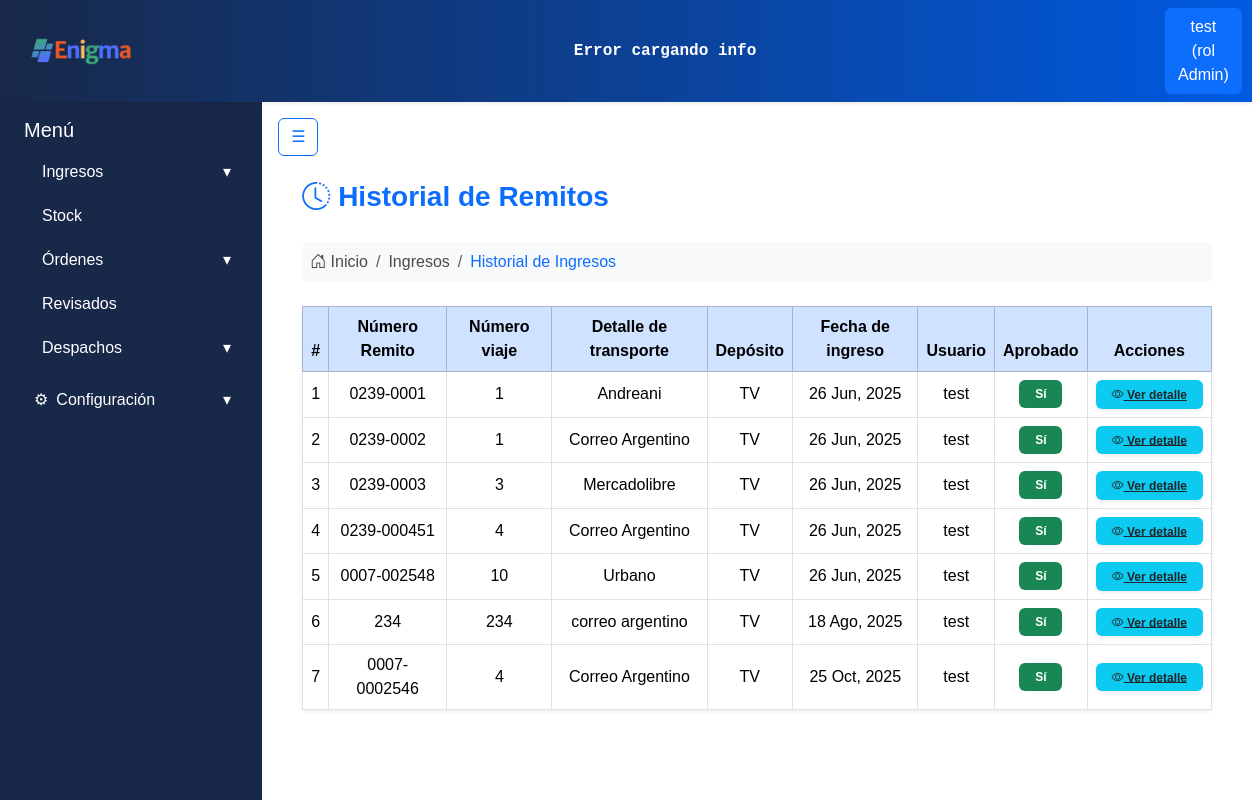
The app's page /ingresos/history/ (signed in) with its own data.
### apps/usuarios/models.py (models this page shows, shortened)
class Usuarios(AbstractBaseUser):
    username = models.CharField('Nombre de usuario', unique= True, max_length=60)
    email = models.EmailField('Correo electronico', max_length=254, unique= True)
    nombre = models.CharField(max_length=50)
    apellido = models.CharField(max_length=50)
    rol = models.ForeignKey(Roles, on_delete=models.CASCADE)
    activo = models.BooleanField(default=True)
    is_admin = models.BooleanField(default = False)
    is_superuser = models.BooleanField(default=False)
    is_staff = models.BooleanField(default=False)
    objects = UsuariosManager()
    USERNAME_FIELD = 'username'
    REQUIRED_FIELDS = ['nombre', 'apellido', 'email'] #campos necesarios para crear la cuenta por consola

class Roles(models.Model):
    id = models.AutoField(primary_key=True)
    nombre = models.CharField(max_length=50)
    def __str__(self):
        return self.nombre

### apps/ingresos/models.py (models this page shows, shortened)
class Remitos(ModeloBaseConUsuario):
    numero_remito = models.CharField(max_length=20)
    numero_viaje = models.IntegerField()
    detalle_transporte = models.CharField(max_length=30)
    deposito_id = models.ForeignKey('stock.Depositos', on_delete=models.PROTECT)
    fecha_ingreso = models.DateField(auto_now_add=True)
    aprobado = models.BooleanField(default=False)
    productos = models.ManyToManyField('Productos', through='RemitoProducto')

### apps/stock/models.py (models this page shows)
class Depositos(models.Model):
    id = models.AutoField(primary_key=True)
    nombre = models.CharField(max_length=50)
    def __str__(self):
        return self.nombre

### apps/ingresos/views.py (the view)
# urls.py: path('history/', login_required(ListarRemitosHistorialView.as_view()), name='ingresos_historial'),
class ListarRemitosHistorialView(LoginRequiredMixin, ListView):
    model = Remitos
    template_name = 'remitos/listar_historial.html'
    context_object_name = 'remitos'
    def get_queryset(self):
        return Remitos.objects.filter(aprobado=True)
    def get_context_data(self, **kwargs):
        context = super().get_context_data(**kwargs)
        context['show_navbar'] = True
        return context

### apps/ingresos/templates/remitos/listar_historial.html
{% extends "base.html" %}
{% block content %}
<div class="container-fluid px-4 mt-3">
    <div class="d-flex align-items-center mb-4">
        <i class="bi bi-clock-history fs-3 text-primary me-2"></i>
        <h3 class="fw-bold text-primary m-0">Historial de Remitos</h3>
    </div>
    <nav aria-label="breadcrumb" class="mb-4">
        <ol class="breadcrumb bg-light rounded p-2">
            <li class="breadcrumb-item">
                <i class="bi bi-house-door"></i> Inicio
            </li>
            <li class="breadcrumb-item">
                Ingresos
            </li>
            <li class="breadcrumb-item text-primary" aria-current="page">Historial de Ingresos</li>
        </ol>
    </nav>
    <div class="card shadow-sm border-0">
        <div class="card-body p-0">
            <table class="table table-bordered table-hover m-0 align-middle">
                <thead class="table-primary text-center">
                    <tr>
                        <th>#</th>
                        <th>Número Remito</th>
                        <th>Número viaje</th>
                        <th>Detalle de transporte</th>
                        <th>Depósito</th>
                        <th>Fecha de ingreso</th>
                        <th>Usuario</th>
                        <th>Aprobado</th>
                        <th>Acciones</th>
                    </tr>
                </thead>
                <tbody class="text-center">
                    {% for remito in remitos %}
                    <tr>
                        <td>{{ forloop.counter }}</td>
                        <td>{{ remito.numero_remito }}</td>
                        <td>{{ remito.numero_viaje }}</td>
                        <td>{{ remito.detalle_transporte }}</td>
                        <td>{{ remito.deposito_id }}</td>
                        <td>{{ remito.fecha_ingreso|date:"d M, Y" }}</td>
                        <td>{{ remito.usuario.nombre }}</td>
                        <td>
                            {% if remito.aprobado %}
                                <span class="badge bg-success px-3 py-2">Sí</span>
                            {% else %}
                                <span class="badge bg-secondary px-3 py-2">No</span>
                            {% endif %}
                        </td>
                        <td>
                            <a href="{% url 'ver_remito' remito.pk %}"
                               class="badge bg-info text-dark px-3 py-2 shadow-sm">
                               <i class="bi bi-eye"></i> Ver detalle
                            </a>
                        </td>
                    </tr>
                    {% empty %}
                    <tr>
                        <td colspan="9" class="text-muted py-4">No hay registros en el historial.</td>
                    </tr>
                    {% endfor %}
                </tbody>
            </table>
        </div>
    </div>
</div>
{% endblock %}

### templates/includes/header.html (shortened to what this page needs)
{% load static %}
<nav class="navbar navbar-expand-lg shadow-sm navbar-gradient">
  <div class="container-fluid">
    <a class="navbar-brand d-flex align-items-center" href="{% url 'core:dashboard' %}">
      <div class="card-header p-0 bg-transparent border-0">
        <img class="logo_form" src="{% static 'img/enigmaLogoNuevo.png' %}" alt="Enigma Logo">
      </div>
    </a>
    <div class="mx-auto text-center d-none d-lg-block">
        <div class="ticker-container text-white py-1 px-2 rounded">
            <div class="ticker" id="ticker-api">
            </div>
        </div>
    </div>
    <div class="d-flex ms-auto">
      {% if user.is_authenticated %}
        <div class="dropdown">
          <a class="btn btn-primary" href="#" role="button" id="dropdownUser" data-bs-toggle="dropdown" aria-expanded="false">
            {{ user.username }} (rol {{ user.rol }})
          </a>
        </div>
      {% else %}
        <a href="{% url 'usuarios:register' %}" class="btn btn-outline-primary me-2">Registrarse</a>
        <a href="{% url 'usuarios:login' %}" class="btn btn-outline-success">Login</a>
      {% endif %}
    </div>
  </div>
</nav>

### static/css/style.css (style rules this page uses)
:root { --color-bg-navbar-solid:linear-gradient(90deg, #182848 0%, #005ae1 100%); }
.navbar-gradient { background: var(--color-bg-navbar-solid); }
.logo_form { width: auto; height: 40px; margin-right: 10px; margin-left: 0.8rem; }
body { font-family: Arial, sans-serif; color: #4b4b4b; }
.ticker-container { color: #E0F2FE; overflow: hidden; white-space: nowrap; position: relative; width: 1000px; font-weight: bold; font-family: monospace; border-radius: 0.25rem; }
.ticker { display: inline-block; white-space: nowrap; animation: scrollTicker 50s linear infinite; }

### records on screen
Usuarios: username "test", rol "Admin"
Remitos: numero_remito "0239-0001", numero_viaje "1", detalle_transporte "Andreani", deposito_id "TV", fecha_ingreso "26 Jun, 2025", usuario.nombre "test", aprobado "Sí"
Remitos: numero_remito "0239-0002", numero_viaje "1", detalle_transporte "Correo Argentino", deposito_id "TV", fecha_ingreso "26 Jun, 2025", usuario.nombre "test", aprobado "Sí"
Remitos: numero_remito "0239-0003", numero_viaje "3", detalle_transporte "Mercadolibre", deposito_id "TV", fecha_ingreso "26 Jun, 2025", usuario.nombre "test", aprobado "Sí"
Remitos: numero_remito "0239-000451", numero_viaje "4", detalle_transporte "Correo Argentino", deposito_id "TV", fecha_ingreso "26 Jun, 2025", usuario.nombre "test", aprobado "Sí"
Remitos: numero_remito "0007-002548", numero_viaje "10", detalle_transporte "Urbano", deposito_id "TV", fecha_ingreso "26 Jun, 2025", usuario.nombre "test", aprobado "Sí"
Remitos: numero_remito "234", numero_viaje "234", detalle_transporte "correo argentino", deposito_id "TV", fecha_ingreso "18 Ago, 2025", usuario.nombre "test", aprobado "Sí"
Remitos: numero_remito "0007-0002546", numero_viaje "4", detalle_transporte "Correo Argentino", deposito_id "TV", fecha_ingreso "25 Oct, 2025", usuario.nombre "test", aprobado "Sí"
